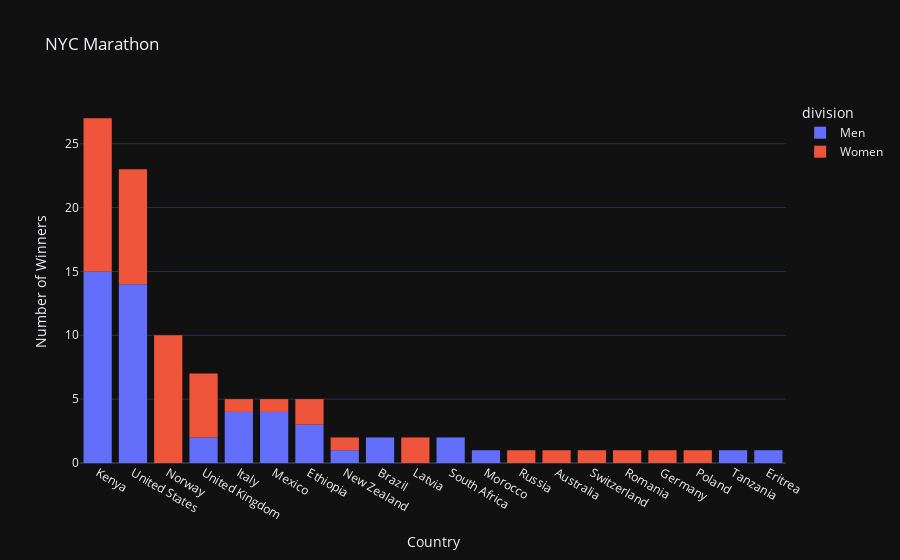

Notebook source saved alongside this figure:
### Code cell
fig = px.histogram(nyc_marathon, x = 'country', 
             color = 'division',
             title = 'NYC Marathon',
             category_orders={'country': nyc_marathon['country'].value_counts().index},
             template='plotly_dark',
             labels = {'country':'Country', 'count': 'Number of Winners'},
            )
fig.update_yaxes(title_text='Number of Winners')

### Figure 1 — Plotly figure (JSON) as saved in the notebook; plotly's stock layout.template omitted (floating-point values rounded to 4 significant figures)
{"data": [{"alignmentgroup": "True", "bingroup": "x", "hovertemplate": "division=Men<br>Country=%{x}<br>count=%{y}<extra></extra>", "legendgroup": "Men", "marker": {"color": "#636efa", "pattern": {"shape": ""}}, "name": "Men", "offsetgroup": "Men", "orientation": "v", "showlegend": true, "type": "histogram", "x": ["United States", "United States", "United States", "United States", "United States", "United States", "United States", "United States", "United States", "United States", "United States", "United States", "United States", "New Zealand", "Italy", "Italy", "Italy", "Kenya", "United Kingdom", "Tanzania", "Kenya", "Mexico", "South Africa", "Mexico", "Mexico", "Mexico", "Italy", "Kenya", "Kenya", "Kenya", "Morocco", "Ethiopia", "Kenya", "Kenya", "South Africa", "Kenya", "Brazil", "Kenya", "Brazil", "United States", "Ethiopia", "Kenya", null, "Kenya", "Kenya", "Kenya", "Eritrea", "Kenya", "Ethiopia", "Kenya", "United Kingdom"], "xaxis": "x", "yaxis": "y"}, {"alignmentgroup": "True", "bingroup": "x", "hovertemplate": "division=Women<br>Country=%{x}<br>count=%{y}<extra></extra>", "legendgroup": "Women", "marker": {"color": "#EF553B", "pattern": {"shape": ""}}, "name": "Women", "offsetgroup": "Women", "orientation": "v", "showlegend": true, "type": "histogram", "x": [null, "United States", "United States", "United States", "United States", "United States", "United States", "United States", "Norway", "Norway", "Norway", "New Zealand", "Norway", "Norway", "Norway", "Norway", "Norway", "United Kingdom", "Norway", "Norway", "Poland", "United Kingdom", "Australia", "Germany", "Kenya", "Kenya", "Romania", "Switzerland", "Italy", "Mexico", "Russia", "Kenya", "Kenya", "Kenya", "United Kingdom", "Latvia", "Latvia", "United Kingdom", "United Kingdom", "Ethiopia", "Kenya", "Ethiopia", null, "Kenya", "Kenya", "Kenya", "Kenya", "United States", "Kenya", "Kenya", "United States"], "xaxis": "x", "yaxis": "y"}], "layout": {"barmode": "relative", "legend": {"title": {"text": "division"}, "tracegroupgap": 0}, "title": {"text": "NYC Marathon"}, "xaxis": {"anchor": "y", "categoryarray": ["Kenya", "United States", "Norway", "United Kingdom", "Italy", "Mexico", "Ethiopia", "New Zealand", "Brazil", "Latvia", "South Africa", "Morocco", "Russia", "Australia", "Switzerland", "Romania", "Germany", "Poland", "Tanzania", "Eritrea"], "categoryorder": "array", "domain": [0, 1], "title": {"text": "Country"}}, "yaxis": {"anchor": "x", "domain": [0, 1], "title": {"text": "Number of Winners"}}}}
